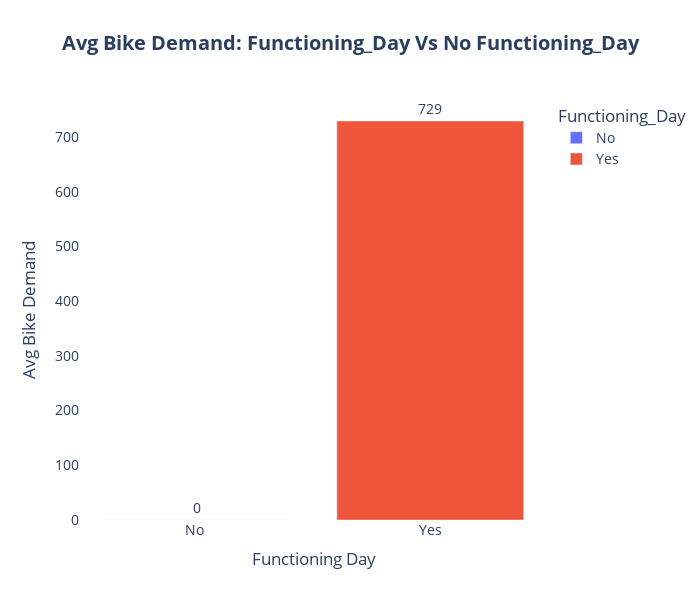

Write notebook code for a chart like this one.
### Markdown cell above
## **8.Functioning Day Analysis**

### Code cell
# -------- Holiday Analysis --------
function_day_avg = df.groupby('Functioning_Day')['Rented_Bike_Count'].mean().round().reset_index()

function_day_avg['Functioning_Day'] = function_day_avg['Functioning_Day'].map({0:'No ',1:'Yes'})

fig = px.bar(
  function_day_avg,
  x = 'Functioning_Day',
  y = 'Rented_Bike_Count',
  color = 'Functioning_Day',
  title = '<b>Avg Bike Demand: Functioning_Day Vs No Functioning_Day</b>',
  text = 'Rented_Bike_Count'
)
fig.update_traces(textposition = 'outside')
fig.update_layout(
  title_x = 0.5,
  width = 700,
  height = 600,
  xaxis_title = 'Functioning Day',
  yaxis_title = 'Avg Bike Demand',
  bargap = 0.2,
  plot_bgcolor = 'white',
  font = dict(size = 14),
  # showlegend = True
)
fig.show()

### Figure 1 — Plotly figure (JSON) as saved in the notebook; plotly's stock layout.template omitted (floating-point values rounded to 4 significant figures)
{"data": [{"hovertemplate": "Functioning_Day=%{x}<br>Rented_Bike_Count=%{text}<extra></extra>", "legendgroup": "No ", "marker": {"color": "#636efa", "pattern": {"shape": ""}}, "name": "No ", "orientation": "v", "showlegend": true, "text": [0.0], "textposition": "outside", "type": "bar", "x": ["No "], "xaxis": "x", "y": [0.0], "yaxis": "y"}, {"hovertemplate": "Functioning_Day=%{x}<br>Rented_Bike_Count=%{text}<extra></extra>", "legendgroup": "Yes", "marker": {"color": "#EF553B", "pattern": {"shape": ""}}, "name": "Yes", "orientation": "v", "showlegend": true, "text": [729.0], "textposition": "outside", "type": "bar", "x": ["Yes"], "xaxis": "x", "y": [729.0], "yaxis": "y"}], "layout": {"bargap": 0.2, "barmode": "relative", "font": {"size": 14}, "height": 600, "legend": {"title": {"text": "Functioning_Day"}, "tracegroupgap": 0}, "plot_bgcolor": "white", "title": {"text": "<b>Avg Bike Demand: Functioning_Day Vs No Functioning_Day</b>", "x": 0.5}, "width": 700, "xaxis": {"anchor": "y", "categoryarray": ["No ", "Yes"], "categoryorder": "array", "domain": [0, 1], "title": {"text": "Functioning Day"}}, "yaxis": {"anchor": "x", "domain": [0, 1], "title": {"text": "Avg Bike Demand"}}}}
